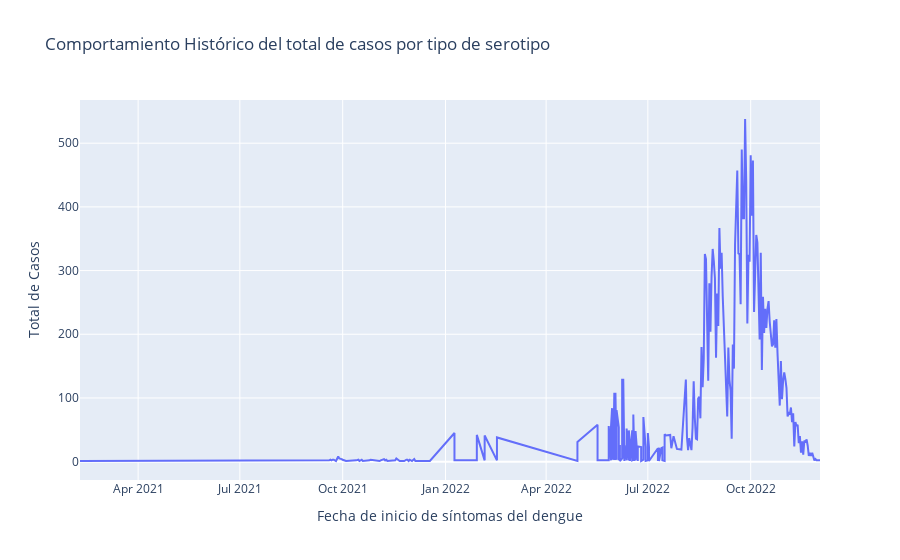

Notebook source saved alongside this figure:
### Code cell
# Crea la gráfica interactiva con Plotly Express
fig = px.line(df_pcr_hist, x='FECHA_SIGN_SINTOMAS', y='TOTAL_CASOS',
              labels={'TOTAL_CASOS': 'Total de Casos', 'FECHA_ACTUALIZACION': 'Fecha de Actualización', 'FECHA_SIGN_SINTOMAS': 'Fecha de inicio de síntomas del dengue'},
              title='Comportamiento Histórico del total de casos por tipo de serotipo')

# Muestra la gráfica interactiva
fig.show()

### Figure 1 — Plotly figure (JSON) as saved in the notebook; plotly's stock layout.template omitted (floating-point values rounded to 4 significant figures; data arrays with more than 128 entries replaced by an {"elided": "..."} marker saying what was removed)
{"data": [{"hovertemplate": "Fecha de inicio de síntomas del dengue=%{x}<br>Total de Casos=%{y}<extra></extra>", "legendgroup": "", "line": {"color": "#636efa", "dash": "solid"}, "marker": {"symbol": "circle"}, "mode": "lines", "name": "", "orientation": "v", "showlegend": false, "type": "scatter", "x": {"elided": "260 str values"}, "xaxis": "x", "y": {"elided": "260 int values"}, "yaxis": "y"}], "layout": {"legend": {"tracegroupgap": 0}, "title": {"text": "Comportamiento Histórico del total de casos por tipo de serotipo"}, "xaxis": {"anchor": "y", "domain": [0, 1], "title": {"text": "Fecha de inicio de síntomas del dengue"}}, "yaxis": {"anchor": "x", "domain": [0, 1], "title": {"text": "Total de Casos"}}}}
